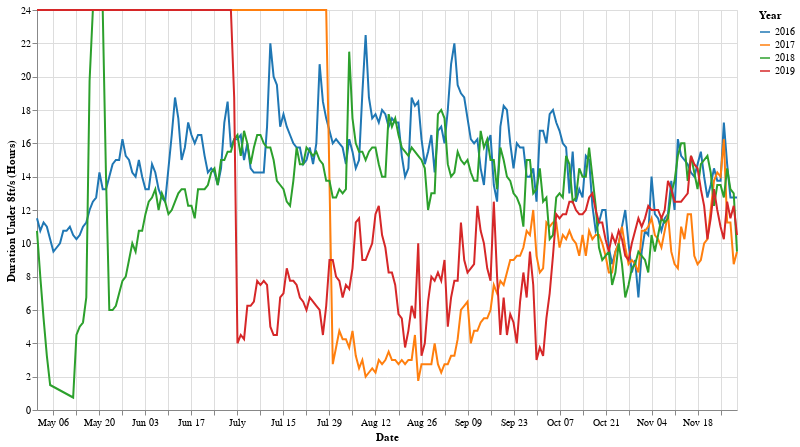

Notebook source saved alongside this figure:
### Code cell
glc_line_chart

### Figure 1 — Vega-Lite specification as saved in the notebook (floating-point values rounded to 4 significant figures; data arrays with more than 128 entries replaced by an {"elided": "..."} marker saying what was removed)
{"config": {"view": {"continuousWidth": 300, "continuousHeight": 300}}, "data": {"name": "data-1eb68a6f9fcff18be8054e9ac5041cac"}, "mark": {"type": "line"}, "encoding": {"color": {"field": "year", "scale": {"scheme": "category10"}, "title": "Year", "type": "nominal"}, "tooltip": [{"field": "date", "type": "temporal"}, {"field": "Velocity_Category", "type": "nominal"}, {"field": "total_velocity_duration", "type": "quantitative"}], "x": {"field": "month_day", "title": "Date", "type": "temporal"}, "y": {"field": "total_velocity_duration", "title": "Duration Under 8ft/s (Hours)", "type": "quantitative"}}, "height": 400, "width": 700, "$schema": "https://vega.github.io/schema/vega-lite/v5.20.1.json", "datasets": {"data-1eb68a6f9fcff18be8054e9ac5041cac": {"elided": "850 records"}}}
